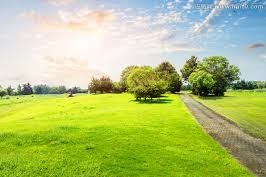
%> input picture Homeworks/Week5/images/作业5_A.jpg, 266 x 177 px
$ octave Plus1.m   (GNU Octave 9; MATLAB toolbox functions it lacks are replaced by stand-ins)
%> lines starting %> are read from the running program, lines starting %| are printed output that depends on the picture; in (x1, y1, x2, y2) boxes, pixels count from 0 and x2, y2 are one past the last pixel; in counts of white or black regions, pixels touching at a corner belong together; the program's own positions count from 1
### Homeworks/Week5/codes/user_defined_rgb2hsi.m
function hsi = user_defined_rgb2hsi(rgb)
%RGB2HSI Converts an RGB image to HSI.
%   HSI = RGB2HSI(RGB) converts an RGB image to HSI. The input image
%   is assumed to be of size M-by-N-by-3, where the third dimension
%   accounts for three image planes: red, green, and blue, in that
%   order. If all RGB component images are equal, the HSI conversion
%   is undefined. The input image can be of class double (with values
%   in the range [0, 1]), uint8, or uint16.
%
%   The output image, HSI, is of class double, where:
%     hsi(:, :, 1) = hue image normalized to the range [0, 1] by
%                    dividing all angle values by 2*pi.
%     hsi(:, :, 2) = saturation image, in the range [0, 1].
%     hsi(:, :, 3) = intensity image, in the range [0, 1].

%   Copyright 2002-2004 R. C. Gonzalez, R. E. Woods, & S. L. Eddins
%   Digital Image Processing Using MATLAB, Prentice-Hall, 2004
%   $Revision: 1.4 $  $Date: 2003/09/29 15:21:54 $

% Extract the individual component immages.
rgb = im2double(rgb);
r = rgb(:, :, 1);
g = rgb(:, :, 2);
b = rgb(:, :, 3);

% Implement the conversion equations.
num = 0.5*((r - g) + (r - b));
den = sqrt((r - g).^2 + (r - b).*(g - b));
theta = acos(num./(den + eps));

H = theta;
H(b > g) = 2*pi - H(b > g);
H = H/(2*pi);

num = min(min(r, g), b);
den = r + g + b;
den(den == 0) = eps;
S = 1 - 3.* num./den;

H(S == 0) = 0;

I = (r + g + b)/3;

% Combine all three results into an hsi image.
hsi = cat(3, H, S, I);

### Homeworks/Week5/codes/user_defined_hsi2rgb.m
function rgb = user_defined_hsi2rgb(hsi)
%HSI2RGB Converts an HSI image to RGB.
%   RGB = HSI2RGB(HSI) converts an HSI image to RGB, where HSI is
%   assumed to be of class double with:
%     hsi(:, :, 1) = hue image, assumed to be in the range
%                    [0, 1] by having been divided by 2*pi.
%     hsi(:, :, 2) = saturation image, in the range [0, 1].
%     hsi(:, :, 3) = intensity image, in the range [0, 1].
%
%   The components of the output image are:
%     rgb(:, :, 1) = red.
%     rgb(:, :, 2) = green.
%     rgb(:, :, 3) = blue.
%   Copyright 2002-2004 R. C. Gonzalez, R. E. Woods, & S. L. Eddins
%   Digital Image Processing Using MATLAB, Prentice-Hall, 2004
%   $Revision: 1.5 $  $Date: 2003/10/13 01:01:06 $
% Extract the individual HSI component images.
H = hsi(:, :, 1) * 2 * pi;
S = hsi(:, :, 2);
I = hsi(:, :, 3);
% Implement the conversion equations.
R = zeros(size(hsi, 1), size(hsi, 2));
G = zeros(size(hsi, 1), size(hsi, 2));
B = zeros(size(hsi, 1), size(hsi, 2));
% RG sector (0 <= H < 2*pi/3).
idx = find( (0 <= H) & (H < 2*pi/3));
B(idx) = I(idx) .* (1 - S(idx));
R(idx) = I(idx) .* (1 + S(idx) .* cos(H(idx)) ./ cos(pi/3 - H(idx)));
G(idx) = 3*I(idx) - (R(idx) + B(idx));
% BG sector (2*pi/3 <= H < 4*pi/3).
idx = find( (2*pi/3 <= H) & (H < 4*pi/3) );
R(idx) = I(idx) .* (1 - S(idx));
G(idx) = I(idx) .* (1 + S(idx) .* cos(H(idx) - 2*pi/3) ./ cos(pi - H(idx)));
B(idx) = 3*I(idx) - (R(idx) + G(idx));
% BR sector.
idx = find( (4*pi/3 <= H) & (H <= 2*pi));
G(idx) = I(idx) .* (1 - S(idx));
B(idx) = I(idx) .* (1 + S(idx) .* cos(H(idx) - 4*pi/3) ./cos(5*pi/3 - H(idx)));
R(idx) = 3*I(idx) - (G(idx) + B(idx));
% Combine all three results into an RGB image.  Clip to [0, 1] to
% compensate for floating-point arithmetic rounding effects.
rgb = cat(3, R, G, B);
rgb = max(min(rgb, 1), 0);

### Homeworks/Week5/codes/Plus1.m
imga = imread('作业5_A.jpg');
%> imga is the input picture: size 177x266x3 uint8; mean R, G, B 176.3, 193.3, 119.3
imgb = imread('作业5_B.jpg');
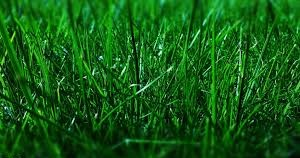
%> input picture Homeworks/Week5/images/作业5_B.jpg, 300 x 158 px
%> imgb is the input picture: size 158x300x3 uint8; mean R, G, B 20.7, 90.9, 21.6

hsia = user_defined_rgb2hsi(imga);
%> in user_defined_rgb2hsi, `H(S == 0) = 0;`: H: size 177x266 double; min 0, max 0.993, mean 0.266
Ha = hsia(:,:,1);
Sa = hsia(:,:,2);
Ia = hsia(:,:,3);
hsib = user_defined_rgb2hsi(imgb);
%> in user_defined_rgb2hsi (call 2), `hsi = cat(3, H, S, I);`:
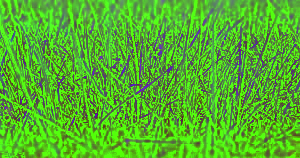
%> hsi: size 158x300x3 double; mean R, G, B 0.335, 0.699, 0.174
Hb = hsib(:,:,1);
Sb = hsib(:,:,2);
Ib = hsib(:,:,3);

hista = imhist(Ia,64);
%> hista = 64 values, max 2108 at index 59, min 0 at index 64, mean 735.7
histb = imhist(Ib,64);
%> histb = 64 values, max 4175 at index 6, min 0 at index 1, mean 740.6
match_a = histeq(Ia,0.5*hista+0.5*histb);
match_b = histeq(Ib,0.5*histb+0.5*hista);

hsi_a_spec = cat(3,Ha,Sa,match_a);
hsi_b_spec = cat(3,Hb,Sb,match_b);
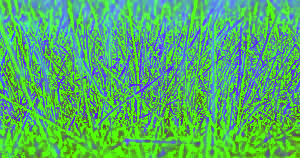
%> hsi_b_spec: size 158x300x3 double; mean R, G, B 0.335, 0.699, 0.403

figure;
subplot(2,2,1);
imshow(hsia); title('原始A图像（HSI）')
subplot(2,2,2);
imshow(hsib); title('原始B图像（HSI）')
subplot(2,2,3);
imshow(hsi_a_spec); title('直方图规定化后A图像（HSI）')
subplot(2,2,4);
imshow(hsi_b_spec); title('直方图规定化后B图像（HSI）')

rgb_a = user_defined_hsi2rgb(hsi_a_spec);
%> in user_defined_hsi2rgb, `idx = find( (0 <= H) & (H < 2*pi/3));`: idx = 36314 values from 55 to 47082
%> in user_defined_hsi2rgb, `idx = find( (2*pi/3 <= H) & (H < 4*pi/3) );`: idx = 8680 values from 1 to 46986
%> in user_defined_hsi2rgb, `R(idx) = I(idx) .* (1 - S(idx));`: R: size 177x266 double; min 0, max 0.997, mean 0.391
%> in user_defined_hsi2rgb, `G(idx) = I(idx) .* (1 + S(idx) .* cos(H(idx) - 2*pi/3) ./ cos(pi - H(i..`: G: size 177x266 double; min 0, max 0.994, mean 0.414
%> in user_defined_hsi2rgb, `B(idx) = 3*I(idx) - (R(idx) + G(idx));`:
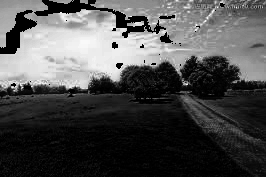
%> B: size 177x266 double; min 0, max 0.989, mean 0.306
%> in user_defined_hsi2rgb, `idx = find( (4*pi/3 <= H) & (H <= 2*pi));`: idx = 2088 values from 48 to 39653
%> in user_defined_hsi2rgb, `G(idx) = I(idx) .* (1 - S(idx));`:
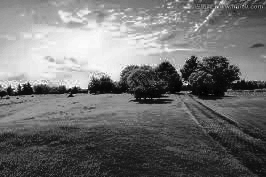
%> G: size 177x266 double; min 0, max 0.994, mean 0.445
%> in user_defined_hsi2rgb, `B(idx) = I(idx) .* (1 + S(idx) .* cos(H(idx) - 4*pi/3) ./cos(5*pi/3 - ..`: B: size 177x266 double; 4.43% of pixels changed, all inside (x1, y1, x2, y2) = (0, 0, 225, 93)
%> in user_defined_hsi2rgb, `R(idx) = 3*I(idx) - (G(idx) + B(idx));`: R: size 177x266 double; min 0, max 0.997, mean 0.422
%> in user_defined_hsi2rgb, `rgb = cat(3, R, G, B);`:
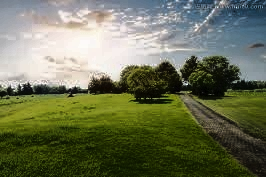
%> rgb: size 177x266x3 double; mean R, G, B 0.422, 0.445, 0.337
rgb_b = user_defined_hsi2rgb(hsi_b_spec);
%> in user_defined_hsi2rgb (call 2), `idx = find( (0 <= H) & (H < 2*pi/3));`: idx = 25794 values from 6 to 47400
%> in user_defined_hsi2rgb (call 2), `R(idx) = I(idx) .* (1 + S(idx) .* cos(H(idx)) ./ cos(pi/3 - H(idx)));`:
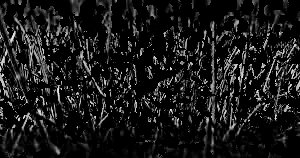
%> R: size 158x300 double; min 0, max 0.942, mean 0.099
%> in user_defined_hsi2rgb (call 2), `idx = find( (2*pi/3 <= H) & (H < 4*pi/3) );`: idx = 21606 values from 1 to 47397
%> in user_defined_hsi2rgb (call 2), `idx = find( (4*pi/3 <= H) & (H <= 2*pi));`: idx = []

figure;
subplot(2,2,1);
imshow(imga); title('原始A图像（RGB）')
subplot(2,2,2);
imshow(imgb); title('原始B图像（RGB）')
subplot(2,2,3);
imshow(rgb_a); title('直方图规定化后A图像（RGB）,p=0.5')
subplot(2,2,4);
imshow(rgb_b); title('直方图规定化后B图像（RGB）,p=0.5')

figure;
subplot(2,2,1);
imhist(Ia,64); title('原始A图像灰度直方图')
subplot(2,2,2);
imhist(Ib,64); title('原始B图像灰度直方图')
subplot(2,2,3);
imhist(match_a,64); title('规定化后A图像灰度直方图,p=0.5')
subplot(2,2,4);
imhist(match_b,64); title('规定化后B图像灰度直方图,p=0.5')
